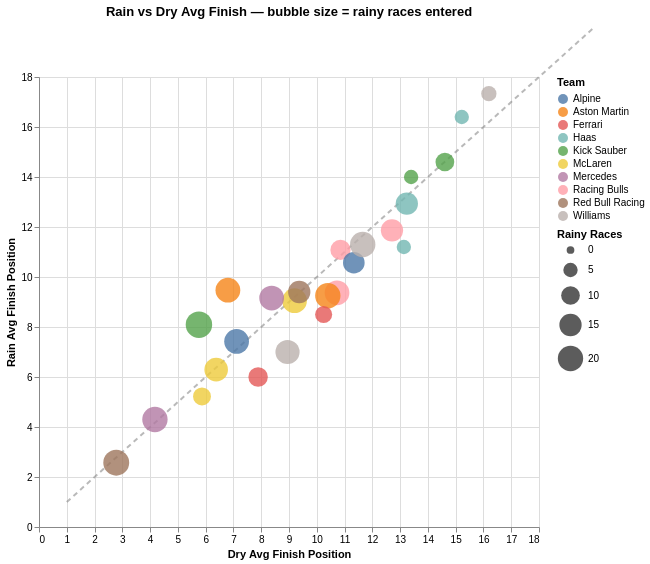

The cell this chart's notebook holds for it:
### Markdown cell above
---
## Chart 2 — Bubble Scatter: Rain vs Dry Finish Position

**Improvement over the original:** The original scatter labelled every point with the driver's name, causing severe overlap. This version encodes three variables at once — x (dry finish), y (rain finish), and **bubble size (number of rainy races)** — so drivers with more wet-weather experience carry visual weight. Labels appear on hover only.

Points **below** the diagonal finish better in rain; points **above** finish worse.

### Code cell
diag = pd.DataFrame({'x': [1, 20], 'y': [1, 20]})
ref  = alt.Chart(diag).mark_line(
    color='gray', strokeDash=[5, 4], opacity=0.55
).encode(x='x:Q', y='y:Q')

bubbles = alt.Chart(comp).mark_circle(opacity=0.8).encode(
    x=alt.X('Dry_AvgFinish:Q',  title='Dry Avg Finish Position',
            scale=alt.Scale(domain=[1, 17])),
    y=alt.Y('Rain_AvgFinish:Q', title='Rain Avg Finish Position',
            scale=alt.Scale(domain=[1, 17])),
    size=alt.Size('Rain_RacesEntered:Q',
                  scale=alt.Scale(range=[60, 700]),
                  legend=alt.Legend(title='Rainy Races')),
    color=alt.Color('Team:N', legend=alt.Legend(title='Team')),
    tooltip=[
        'Driver', 'Team',
        alt.Tooltip('Rain_AvgFinish:Q',    format='.2f', title='Rain Avg Finish'),
        alt.Tooltip('Dry_AvgFinish:Q',     format='.2f', title='Dry Avg Finish'),
        alt.Tooltip('FinishDelta:Q',       format='.2f', title='Delta (Rain−Dry)'),
        alt.Tooltip('Rain_RacesEntered:Q', title='Rainy Races')
    ]
)

chart2 = (ref + bubbles).properties(
    title=alt.TitleParams(
        'Rain vs Dry Avg Finish — bubble size = rainy races entered',
        fontSize=13
    ),
    width=500, height=450
)

chart2

### Figure 1 — Vega-Lite specification as saved in the notebook (floating-point values rounded to 4 significant figures)
{"config": {"view": {"continuousWidth": 300, "continuousHeight": 300}}, "layer": [{"data": {"name": "data-82bfb94e649be97fdbae40a359af8884"}, "mark": {"type": "line", "color": "gray", "opacity": 0.55, "strokeDash": [5, 4]}, "encoding": {"x": {"field": "x", "type": "quantitative"}, "y": {"field": "y", "type": "quantitative"}}}, {"data": {"name": "data-835fcc69ca21fa53d03e79e6728abde2"}, "mark": {"type": "circle", "opacity": 0.8}, "encoding": {"color": {"field": "Team", "legend": {"title": "Team"}, "type": "nominal"}, "size": {"field": "Rain_RacesEntered", "legend": {"title": "Rainy Races"}, "scale": {"range": [60, 700]}, "type": "quantitative"}, "tooltip": [{"field": "Driver", "type": "nominal"}, {"field": "Team", "type": "nominal"}, {"field": "Rain_AvgFinish", "format": ".2f", "title": "Rain Avg Finish", "type": "quantitative"}, {"field": "Dry_AvgFinish", "format": ".2f", "title": "Dry Avg Finish", "type": "quantitative"}, {"field": "FinishDelta", "format": ".2f", "title": "Delta (Rain−Dry)", "type": "quantitative"}, {"field": "Rain_RacesEntered", "title": "Rainy Races", "type": "quantitative"}], "x": {"field": "Dry_AvgFinish", "scale": {"domain": [1, 17]}, "title": "Dry Avg Finish Position", "type": "quantitative"}, "y": {"field": "Rain_AvgFinish", "scale": {"domain": [1, 17]}, "title": "Rain Avg Finish Position", "type": "quantitative"}}}], "height": 450, "title": {"text": "Rain vs Dry Avg Finish — bubble size = rainy races entered", "fontSize": 13}, "width": 500, "$schema": "https://vega.github.io/schema/vega-lite/v6.1.0.json", "datasets": {"data-82bfb94e649be97fdbae40a359af8884": [{"x": 1, "y": 1}, {"x": 20, "y": 20}], "data-835fcc69ca21fa53d03e79e6728abde2": [{"Driver": "ALB", "Team": "Racing Bulls", "Rain_RacesEntered": 12, "Rain_AvgFinish": 11.08, "Rain_StdFinish": 4.999, "Rain_AvgGained": 1.417, "Rain_DNFRate": 0.0, "Rain_Wins": 0, "Rain_Podiums": 0, "Rain_TotalLapsLed": 0, "Rain_AvgPosStd": 1.314, "Dry_RacesEntered": 123, "Dry_AvgFinish": 10.85, "Dry_StdFinish": 4.03, "Dry_AvgGained": 1.228, "Dry_DNFRate": 0.1301, "Dry_Wins": 0, "Dry_Podiums": 2, "Dry_TotalLapsLed": 1, "Dry_AvgPosStd": 1.855, "FinishDelta": 0.2297, "GainedDelta": 0.189}, {"Driver": "ALO", "Team": "McLaren", "Rain_RacesEntered": 19, "Rain_AvgFinish": 9.053, "Rain_StdFinish": 4.236, "Rain_AvgGained": 0.0, "Rain_DNFRate": 0.1579, "Rain_Wins": 0, "Rain_Podiums": 2, "Rain_TotalLapsLed": 0, "Rain_AvgPosStd": 0.7324, "Dry_RacesEntered": 130, "Dry_AvgFinish": 9.2, "Dry_StdFinish": 3.804, "Dry_AvgGained": 0.2769, "Dry_DNFRate": 0.1462, "Dry_Wins": 0, "Dry_Podiums": 8, "Dry_TotalLapsLed": 4, "Dry_AvgPosStd": 1.612, "FinishDelta": -0.1474, "GainedDelta": -0.2769}, {"Driver": "BOT", "Team": "Mercedes", "Rain_RacesEntered": 19, "Rain_AvgFinish": 9.158, "Rain_StdFinish": 4.81, "Rain_AvgGained": 1.211, "Rain_DNFRate": 0.2105, "Rain_Wins": 0, "Rain_Podiums": 3, "Rain_TotalLapsLed": 0, "Rain_AvgPosStd": 1.218, "Dry_RacesEntered": 144, "Dry_AvgFinish": 8.375, "Dry_StdFinish": 5.826, "Dry_AvgGained": 0.8681, "Dry_DNFRate": 0.1111, "Dry_Wins": 8, "Dry_Podiums": 46, "Dry_TotalLapsLed": 405, "Dry_AvgPosStd": 1.317, "FinishDelta": 0.7829, "GainedDelta": 0.3425}, {"Driver": "GAS", "Team": "Racing Bulls", "Rain_RacesEntered": 19, "Rain_AvgFinish": 9.368, "Rain_StdFinish": 3.847, "Rain_AvgGained": 0.8421, "Rain_DNFRate": 0.2632, "Rain_Wins": 0, "Rain_Podiums": 1, "Rain_TotalLapsLed": 0, "Rain_AvgPosStd": 1.434, "Dry_RacesEntered": 162, "Dry_AvgFinish": 10.73, "Dry_StdFinish": 3.937, "Dry_AvgGained": 0.321, "Dry_DNFRate": 0.09877, "Dry_Wins": 1, "Dry_Podiums": 2, "Dry_TotalLapsLed": 25, "Dry_AvgPosStd": 1.773, "FinishDelta": -1.36, "GainedDelta": 0.5211}, {"Driver": "GIO", "Team": "Kick Sauber", "Rain_RacesEntered": 5, "Rain_AvgFinish": 14.0, "Rain_StdFinish": 4.0, "Rain_AvgGained": 0.4, "Rain_DNFRate": 0.2, "Rain_Wins": 0, "Rain_Podiums": 0, "Rain_TotalLapsLed": 0, "Rain_AvgPosStd": 1.214, "Dry_RacesEntered": 58, "Dry_AvgFinish": 13.4, "Dry_StdFinish": 2.695, "Dry_AvgGained": 0.05172, "Dry_DNFRate": 0.08621, "Dry_Wins": 0, "Dry_Podiums": 0, "Dry_TotalLapsLed": 4, "Dry_AvgPosStd": 1.655, "FinishDelta": 0.6034, "GainedDelta": 0.3483}, {"Driver": "GRO", "Team": "Haas", "Rain_RacesEntered": 5, "Rain_AvgFinish": 11.2, "Rain_StdFinish": 4.382, "Rain_AvgGained": 1.2, "Rain_DNFRate": 0.0, "Rain_Wins": 0, "Rain_Podiums": 0, "Rain_TotalLapsLed": 0, "Rain_AvgPosStd": 1.091, "Dry_RacesEntered": 52, "Dry_AvgFinish": 13.13, "Dry_StdFinish": 3.721, "Dry_AvgGained": 0.01923, "Dry_DNFRate": 0.25, "Dry_Wins": 0, "Dry_Podiums": 0, "Dry_TotalLapsLed": 0, "Dry_AvgPosStd": 1.863, "FinishDelta": -1.935, "GainedDelta": 1.181}, {"Driver": "HAM", "Team": "Mercedes", "Rain_RacesEntered": 20, "Rain_AvgFinish": 4.3, "Rain_StdFinish": 3.23, "Rain_AvgGained": 0.35, "Rain_DNFRate": 0.1, "Rain_Wins": 5, "Rain_Podiums": 9, "Rain_TotalLapsLed": 125, "Rain_AvgPosStd": 0.977, "Dry_RacesEntered": 167, "Dry_AvgFinish": 4.174, "Dry_StdFinish": 3.187, "Dry_AvgGained": 1.15, "Dry_DNFRate": 0.04192, "Dry_Wins": 39, "Dry_Podiums": 84, "Dry_TotalLapsLed": 1507, "Dry_AvgPosStd": 1.143, "FinishDelta": 0.1263, "GainedDelta": -0.7997}, {"Driver": "HUL", "Team": "Alpine", "Rain_RacesEntered": 14, "Rain_AvgFinish": 10.57, "Rain_StdFinish": 4.219, "Rain_AvgGained": 0.2857, "Rain_DNFRate": 0.1429, "Rain_Wins": 0, "Rain_Podiums": 0, "Rain_TotalLapsLed": 0, "Rain_AvgPosStd": 1.123, "Dry_RacesEntered": 108, "Dry_AvgFinish": 11.33, "Dry_StdFinish": 3.681, "Dry_AvgGained": 0.3981, "Dry_DNFRate": 0.1019, "Dry_Wins": 0, "Dry_Podiums": 1, "Dry_TotalLapsLed": 0, "Dry_AvgPosStd": 1.883, "FinishDelta": -0.7619, "GainedDelta": -0.1124}, {"Driver": "LEC", "Team": "Kick Sauber", "Rain_RacesEntered": 22, "Rain_AvgFinish": 8.091, "Rain_StdFinish": 4.927, "Rain_AvgGained": -0.5455, "Rain_DNFRate": 0.2273, "Rain_Wins": 0, "Rain_Podiums": 5, "Rain_TotalLapsLed": 8, "Rain_AvgPosStd": 1.093, "Dry_RacesEntered": 161, "Dry_AvgFinish": 5.758, "Dry_StdFinish": 4.178, "Dry_AvgGained": 0.1491, "Dry_DNFRate": 0.08696, "Dry_Wins": 12, "Dry_Podiums": 54, "Dry_TotalLapsLed": 747, "Dry_AvgPosStd": 1.355, "FinishDelta": 2.333, "GainedDelta": -0.6945}, {"Driver": "MAG", "Team": "Haas", "Rain_RacesEntered": 15, "Rain_AvgFinish": 12.93, "Rain_StdFinish": 3.674, "Rain_AvgGained": -1.267, "Rain_DNFRate": 0.2, "Rain_Wins": 0, "Rain_Podiums": 0, "Rain_TotalLapsLed": 0, "Rain_AvgPosStd": 1.516, "Dry_RacesEntered": 120, "Dry_AvgFinish": 13.24, "Dry_StdFinish": 3.83, "Dry_AvgGained": -0.675, "Dry_DNFRate": 0.15, "Dry_Wins": 0, "Dry_Podiums": 0, "Dry_TotalLapsLed": 0, "Dry_AvgPosStd": 1.844, "FinishDelta": -0.3083, "GainedDelta": -0.5917}, {"Driver": "MSC", "Team": "Haas", "Rain_RacesEntered": 5, "Rain_AvgFinish": 16.4, "Rain_StdFinish": 1.14, "Rain_AvgGained": -1.6, "Rain_DNFRate": 0.4, "Rain_Wins": 0, "Rain_Podiums": 0, "Rain_TotalLapsLed": 0, "Rain_AvgPosStd": 2.076, "Dry_RacesEntered": 41, "Dry_AvgFinish": 15.22, "Dry_StdFinish": 3.166, "Dry_AvgGained": 0.04878, "Dry_DNFRate": 0.1951, "Dry_Wins": 0, "Dry_Podiums": 0, "Dry_TotalLapsLed": 0, "Dry_AvgPosStd": 1.343, "FinishDelta": 1.18, "GainedDelta": -1.649}, {"Driver": "NOR", "Team": "McLaren", "Rain_RacesEntered": 17, "Rain_AvgFinish": 6.294, "Rain_StdFinish": 4.089, "Rain_AvgGained": 1.471, "Rain_DNFRate": 0.05882, "Rain_Wins": 1, "Rain_Podiums": 7, "Rain_TotalLapsLed": 28, "Rain_AvgPosStd": 1.352, "Dry_RacesEntered": 148, "Dry_AvgFinish": 6.378, "Dry_StdFinish": 4.267, "Dry_AvgGained": 0.2568, "Dry_DNFRate": 0.06757, "Dry_Wins": 12, "Dry_Podiums": 48, "Dry_TotalLapsLed": 578, "Dry_AvgPosStd": 1.332, "FinishDelta": -0.08426, "GainedDelta": 1.214}, {"Driver": "OCO", "Team": "Aston Martin", "Rain_RacesEntered": 20, "Rain_AvgFinish": 9.25, "Rain_StdFinish": 4.153, "Rain_AvgGained": 0.6, "Rain_DNFRate": 0.25, "Rain_Wins": 0, "Rain_Podiums": 2, "Rain_TotalLapsLed": 3, "Rain_AvgPosStd": 1.059, "Dry_RacesEntered": 141, "Dry_AvgFinish": 10.4, "Dry_StdFinish": 3.873, "Dry_AvgGained": 0.9433, "Dry_DNFRate": 0.1064, "Dry_Wins": 1, "Dry_Podiums": 5, "Dry_TotalLapsLed": 61, "Dry_AvgPosStd": 1.691, "FinishDelta": -1.147, "GainedDelta": -0.3433}, {"Driver": "PER", "Team": "Aston Martin", "Rain_RacesEntered": 19, "Rain_AvgFinish": 9.474, "Rain_StdFinish": 5.316, "Rain_AvgGained": 0.4737, "Rain_DNFRate": 0.1053, "Rain_Wins": 1, "Rain_Podiums": 4, "Rain_TotalLapsLed": 7, "Rain_AvgPosStd": 1.099, "Dry_RacesEntered": 140, "Dry_AvgFinish": 6.8, "Dry_StdFinish": 4.253, "Dry_AvgGained": 1.95, "Dry_DNFRate": 0.07857, "Dry_Wins": 6, "Dry_Podiums": 39, "Dry_TotalLapsLed": 288, "Dry_AvgPosStd": 1.541, "FinishDelta": 2.674, "GainedDelta": -1.476}, {"Driver": "PIA", "Team": "McLaren", "Rain_RacesEntered": 9, "Rain_AvgFinish": 5.222, "Rain_StdFinish": 3.667, "Rain_AvgGained": 0.0, "Rain_DNFRate": 0.1111, "Rain_Wins": 2, "Rain_Podiums": 3, "Rain_TotalLapsLed": 2, "Rain_AvgPosStd": 1.123, "Dry_RacesEntered": 68, "Dry_AvgFinish": 5.868, "Dry_StdFinish": 4.455, "Dry_AvgGained": -0.07353, "Dry_DNFRate": 0.02941, "Dry_Wins": 9, "Dry_Podiums": 26, "Dry_TotalLapsLed": 496, "Dry_AvgPosStd": 1.219, "FinishDelta": -0.6454, "GainedDelta": 0.07353}, {"Driver": "RAI", "Team": "Ferrari", "Rain_RacesEntered": 8, "Rain_AvgFinish": 8.5, "Rain_StdFinish": 6.302, "Rain_AvgGained": 1.0, "Rain_DNFRate": 0.125, "Rain_Wins": 0, "Rain_Podiums": 3, "Rain_TotalLapsLed": 0, "Rain_AvgPosStd": 1.734, "Dry_RacesEntered": 77, "Dry_AvgFinish": 10.25, "Dry_StdFinish": 4.592, "Dry_AvgGained": 0.8052, "Dry_DNFRate": 0.1169, "Dry_Wins": 1, "Dry_Podiums": 12, "Dry_TotalLapsLed": 54, "Dry_AvgPosStd": 1.607, "FinishDelta": -1.747, "GainedDelta": 0.1948}, {"Driver": "RIC", "Team": "Red Bull Racing", "Rain_RacesEntered": 15, "Rain_AvgFinish": 9.4, "Rain_StdFinish": 5.591, "Rain_AvgGained": -1.067, "Rain_DNFRate": 0.2, "Rain_Wins": 2, "Rain_Podiums": 2, "Rain_TotalLapsLed": 14, "Rain_AvgPosStd": 1.222, "Dry_RacesEntered": 122, "Dry_AvgFinish": 9.369, "Dry_StdFinish": 4.251, "Dry_AvgGained": 1.172, "Dry_DNFRate": 0.1066, "Dry_Wins": 3, "Dry_Podiums": 6, "Dry_TotalLapsLed": 125, "Dry_AvgPosStd": 1.688, "FinishDelta": 0.03115, "GainedDelta": -2.239}, {"Driver": "RUS", "Team": "Williams", "Rain_RacesEntered": 18, "Rain_AvgFinish": 7.0, "Rain_StdFinish": 4.653, "Rain_AvgGained": -0.5, "Rain_DNFRate": 0.1667, "Rain_Wins": 0, "Rain_Podiums": 5, "Rain_TotalLapsLed": 32, "Rain_AvgPosStd": 1.495, "Dry_RacesEntered": 150, "Dry_AvgFinish": 8.947, "Dry_StdFinish": 5.456, "Dry_AvgGained": 0.5733, "Dry_DNFRate": 0.1067, "Dry_Wins": 6, "Dry_Podiums": 24, "Dry_TotalLapsLed": 310, "Dry_AvgPosStd": 1.355, "FinishDelta": -1.947, "GainedDelta": -1.073}, {"Driver": "SAI", "Team": "Alpine", "Rain_RacesEntered": 19, "Rain_AvgFinish": 7.421, "Rain_StdFinish": 4.114, "Rain_AvgGained": 0.9474, "Rain_DNFRate": 0.1579, "Rain_Wins": 0, "Rain_Podiums": 2, "Rain_TotalLapsLed": 2, "Rain_AvgPosStd": 0.7758, "Dry_RacesEntered": 159, "Dry_AvgFinish": 7.113, "Dry_StdFinish": 3.84, "Dry_AvgGained": 0.2642, "Dry_DNFRate": 0.06918, "Dry_Wins": 4, "Dry_Podiums": 27, "Dry_TotalLapsLed": 253, "Dry_AvgPosStd": 1.469, "FinishDelta": 0.3078, "GainedDelta": 0.6832}, {"Driver": "SAR", "Team": "Williams", "Rain_RacesEntered": 6, "Rain_AvgFinish": 17.33, "Rain_StdFinish": 3.445, "Rain_AvgGained": -0.5, "Rain_DNFRate": 0.3333, "Rain_Wins": 0, "Rain_Podiums": 0, "Rain_TotalLapsLed": 0, "Rain_AvgPosStd": 0.9652, "Dry_RacesEntered": 36, "Dry_AvgFinish": 16.19, "Dry_StdFinish": 2.765, "Dry_AvgGained": 0.2778, "Dry_DNFRate": 0.1944, "Dry_Wins": 0, "Dry_Podiums": 0, "Dry_TotalLapsLed": 0, "Dry_AvgPosStd": 1.509, "FinishDelta": 1.139, "GainedDelta": -0.7778}, {"Driver": "STR", "Team": "Williams", "Rain_RacesEntered": 20, "Rain_AvgFinish": 11.3, "Rain_StdFinish": 4.219, "Rain_AvgGained": 1.8, "Rain_DNFRate": 0.15, "Rain_Wins": 0, "Rain_Podiums": 0, "Rain_TotalLapsLed": 0, "Rain_AvgPosStd": 1.911, "Dry_RacesEntered": 162, "Dry_AvgFinish": 11.65, "Dry_StdFinish": 3.709, "Dry_AvgGained": 0.963, "Dry_DNFRate": 0.1235, "Dry_Wins": 0, "Dry_Podiums": 2, "Dry_TotalLapsLed": 22, "Dry_AvgPosStd": 1.837, "FinishDelta": -0.3543, "GainedDelta": 0.837}, {"Driver": "TSU", "Team": "Racing Bulls", "Rain_RacesEntered": 15, "Rain_AvgFinish": 11.87, "Rain_StdFinish": 4.406, "Rain_AvgGained": -0.2667, "Rain_DNFRate": 0.1333, "Rain_Wins": 0, "Rain_Podiums": 0, "Rain_TotalLapsLed": 0, "Rain_AvgPosStd": 1.262, "Dry_RacesEntered": 106, "Dry_AvgFinish": 12.71, "Dry_StdFinish": 3.332, "Dry_AvgGained": -0.7264, "Dry_DNFRate": 0.1038, "Dry_Wins": 0, "Dry_Podiums": 0, "Dry_TotalLapsLed": 4, "Dry_AvgPosStd": 1.831, "FinishDelta": -0.8409, "GainedDelta": 0.4597}, {"Driver": "VER", "Team": "Red Bull Racing", "Rain_RacesEntered": 21, "Rain_AvgFinish": 2.571, "Rain_StdFinish": 2.908, "Rain_AvgGained": 1.476, "Rain_DNFRate": 0.04762, "Rain_Wins": 11, "Rain_Podiums": 17, "Rain_TotalLapsLed": 105, "Rain_AvgPosStd": 0.7743, "Dry_RacesEntered": 164, "Dry_AvgFinish": 2.78, "Dry_StdFinish": 2.482, "Dry_AvgGained": 0.8293, "Dry_DNFRate": 0.06707, "Dry_Wins": 67, "Dry_Podiums": 120, "Dry_TotalLapsLed": 3035, "Dry_AvgPosStd": 0.8563, "FinishDelta": -0.2091, "GainedDelta": 0.6469}, {"Driver": "VET", "Team": "Ferrari", "Rain_RacesEntered": 11, "Rain_AvgFinish": 6.0, "Rain_StdFinish": 3.742, "Rain_AvgGained": 3.182, "Rain_DNFRate": 0.2727, "Rain_Wins": 0, "Rain_Podiums": 3, "Rain_TotalLapsLed": 0, "Rain_AvgPosStd": 1.299, "Dry_RacesEntered": 98, "Dry_AvgFinish": 7.888, "Dry_StdFinish": 4.814, "Dry_AvgGained": 0.3469, "Dry_DNFRate": 0.09184, "Dry_Wins": 9, "Dry_Podiums": 25, "Dry_TotalLapsLed": 420, "Dry_AvgPosStd": 1.529, "FinishDelta": -1.888, "GainedDelta": 2.835}, {"Driver": "ZHO", "Team": "Kick Sauber", "Rain_RacesEntered": 10, "Rain_AvgFinish": 14.6, "Rain_StdFinish": 3.502, "Rain_AvgGained": 0.5, "Rain_DNFRate": 0.3, "Rain_Wins": 0, "Rain_Podiums": 0, "Rain_TotalLapsLed": 0, "Rain_AvgPosStd": 1.324, "Dry_RacesEntered": 67, "Dry_AvgFinish": 14.61, "Dry_StdFinish": 2.57, "Dry_AvgGained": 0.8358, "Dry_DNFRate": 0.1642, "Dry_Wins": 0, "Dry_Podiums": 0, "Dry_TotalLapsLed": 0, "Dry_AvgPosStd": 1.706, "FinishDelta": -0.01194, "GainedDelta": -0.3358}]}}
